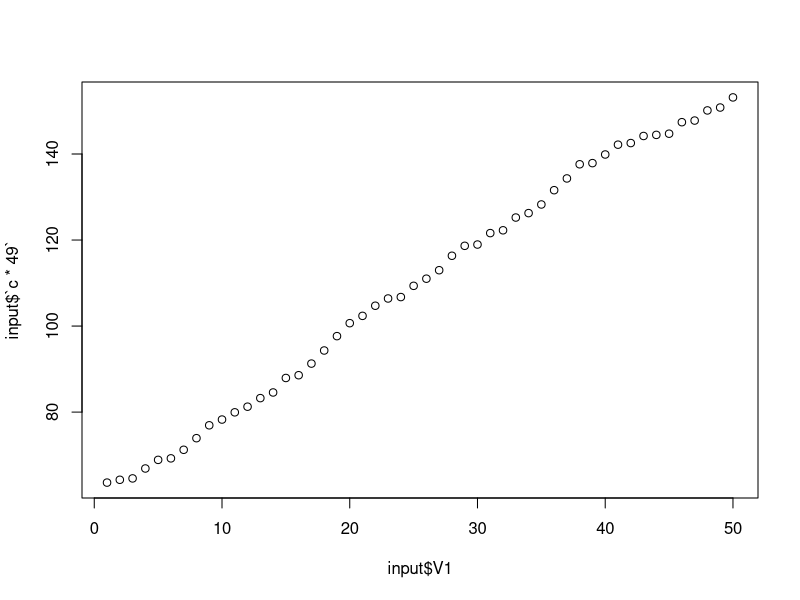
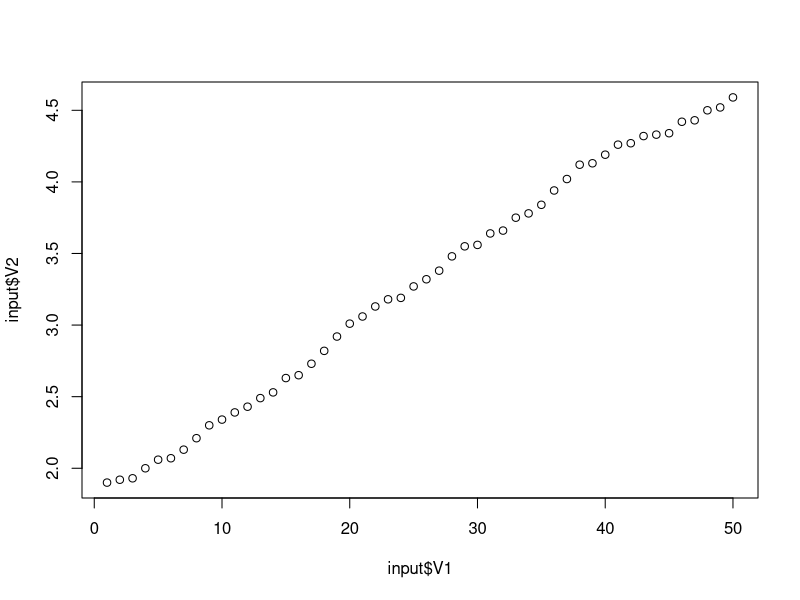
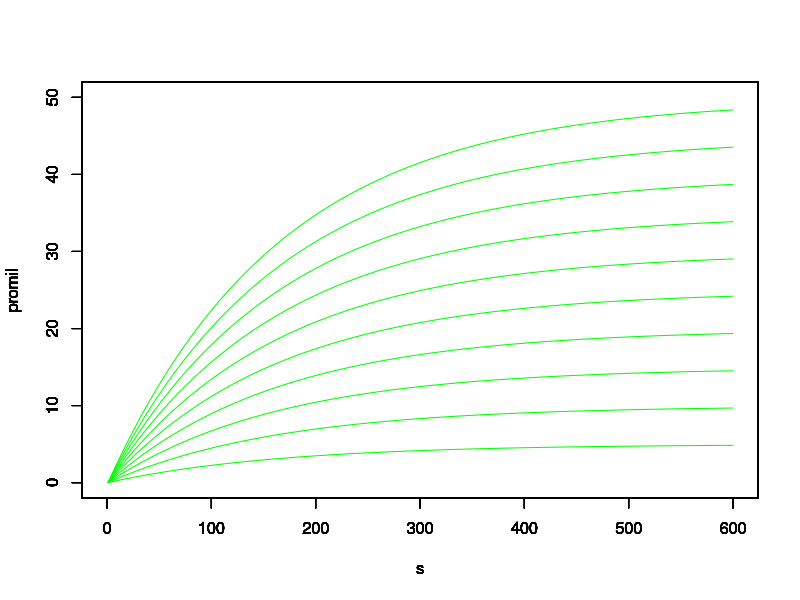

Here is the R script that generated these plots, in order:
#input (CH4_concentration[ppm], Pressure[hPa], Temperature[C] )
input <- read.csv("danetest.csv", header = FALSE)
#input <- c(4,  1020, 15)
#function to convert ppm to mg/m^3
c  = input[,2]*(16.04/((8.314462*(input[,4]+273))/(input[,3]*10)))/100
input <- cbind(input, c*49)
#slope calculation
linearmod <- lm(c~V1, data=input)
#Flux calculation [mg/m^3]
Flux= (linearmod$coefficients[2])*49 #[mg/s]
plot(input$V1, input$`c * 49`)
plot(input$V1, input$V2)
#teraz w druga strone:
#mamy jakis flux [mg/m^3], i chce znalezc slope:

flux = (1:100)*1000 #[mg/s]
rozmiar=600

slope = flux[]
ch4mass = 63.61
ch4ppm = ch4mass/0.683/49
flow=1060/3600
i=2
j=1
for(j in 1:10){
for(i in 2:rozmiar ){
 ch4mass[i]=ch4mass[i-1]+flux[j] + flow*(63.61/49) -flow*(ch4mass[i-1]/49)
 ch4ppm[i]=(ch4mass[i])/0.683/49
 
}
  #plot( 1:rozmiar, ch4mass[1:rozmiar], type='l', xlim=c(0.0,rozmiar), ylim=c(0.0,10000), xlab='s', ylab='mg', col = "green")
  plot( 1:rozmiar, ch4ppm[1:rozmiar]/1000, type='l', xlim=c(0.0,rozmiar), ylim=c(0.0,50), xlab='s', ylab='promil', col = "green")
  
  par(new=T)
  
}
par(new=F)




